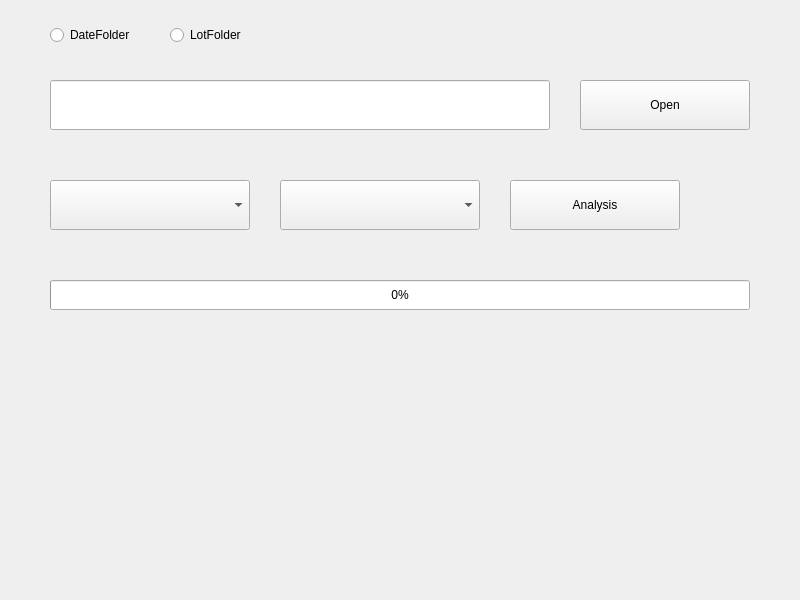
<?xml version="1.0" encoding="UTF-8"?>
<ui version="4.0">
 <class>MainWindow</class>
 <widget class="QMainWindow" name="MainWindow">
  <property name="geometry">
   <rect>
    <x>0</x>
    <y>0</y>
    <width>800</width>
    <height>600</height>
   </rect>
  </property>
  <property name="minimumSize">
   <size>
    <width>800</width>
    <height>600</height>
   </size>
  </property>
  <property name="maximumSize">
   <size>
    <width>800</width>
    <height>600</height>
   </size>
  </property>
  <property name="windowTitle">
   <string>Datalog DateLot Analysis</string>
  </property>
  <property name="windowIcon">
   <iconset>
    <normaloff>icos/favicon.ico</normaloff>icos/favicon.ico</iconset>
  </property>
  <widget class="QWidget" name="centralwidget">
   <widget class="QRadioButton" name="DateFolder_radioButton">
    <property name="geometry">
     <rect>
      <x>50</x>
      <y>20</y>
      <width>100</width>
      <height>30</height>
     </rect>
    </property>
    <property name="text">
     <string>DateFolder</string>
    </property>
   </widget>
   <widget class="QRadioButton" name="LotFolder_radioButton">
    <property name="geometry">
     <rect>
      <x>170</x>
      <y>20</y>
      <width>100</width>
      <height>30</height>
     </rect>
    </property>
    <property name="text">
     <string>LotFolder</string>
    </property>
   </widget>
   <widget class="QLineEdit" name="Open_lineEdit">
    <property name="geometry">
     <rect>
      <x>50</x>
      <y>80</y>
      <width>500</width>
      <height>50</height>
     </rect>
    </property>
    <property name="readOnly">
     <bool>true</bool>
    </property>
   </widget>
   <widget class="QPushButton" name="Open_pushButton">
    <property name="geometry">
     <rect>
      <x>580</x>
      <y>80</y>
      <width>170</width>
      <height>50</height>
     </rect>
    </property>
    <property name="text">
     <string>Open</string>
    </property>
   </widget>
   <widget class="QComboBox" name="Project_comboBox">
    <property name="geometry">
     <rect>
      <x>50</x>
      <y>180</y>
      <width>200</width>
      <height>50</height>
     </rect>
    </property>
   </widget>
   <widget class="QComboBox" name="AnalysisItem_comboBox">
    <property name="geometry">
     <rect>
      <x>280</x>
      <y>180</y>
      <width>200</width>
      <height>50</height>
     </rect>
    </property>
    <property name="editable">
     <bool>false</bool>
    </property>
   </widget>
   <widget class="QProgressBar" name="progressBar">
    <property name="geometry">
     <rect>
      <x>50</x>
      <y>280</y>
      <width>700</width>
      <height>30</height>
     </rect>
    </property>
    <property name="value">
     <number>0</number>
    </property>
   </widget>
   <widget class="QPushButton" name="Analysis_pushButton">
    <property name="geometry">
     <rect>
      <x>510</x>
      <y>180</y>
      <width>170</width>
      <height>50</height>
     </rect>
    </property>
    <property name="text">
     <string>Analysis</string>
    </property>
   </widget>
  </widget>
 </widget>
 <resources/>
 <connections/>
</ui>
